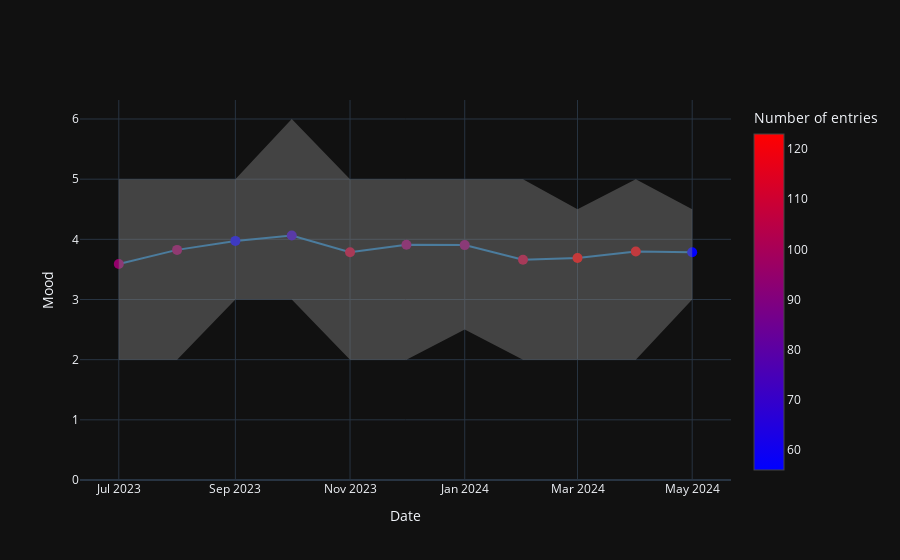

Notebook code for this chart:
### Code cell
df.mood_plot('month')

### Figure 1 — Plotly figure (JSON) as saved in the notebook; plotly's stock layout.template omitted (floating-point values rounded to 4 significant figures)
{"data": [{"line": {"color": "rgb(31, 119, 180)"}, "marker": {"color": [95, 97, 58, 71, 109, 95, 94, 108, 123, 121, 56], "colorbar": {"title": {"text": "Number of entries"}}, "colorscale": [[0, "rgb(0,0,255)"], [1, "rgb(255,0,0)"]], "showscale": true, "size": 10}, "mode": "lines+markers", "name": "avg", "type": "scatter", "x": ["2023-07-01", "2023-08-01", "2023-09-01", "2023-10-01", "2023-11-01", "2023-12-01", "2024-01-01", "2024-02-01", "2024-03-01", "2024-04-01", "2024-05-01"], "y": [3.589, 3.825, 3.974, 4.063, 3.784, 3.911, 3.904, 3.662, 3.691, 3.798, 3.786]}, {"line": {"width": 0}, "marker": {"color": "#444"}, "mode": "lines", "name": "max", "showlegend": false, "type": "scatter", "x": ["2023-07-01", "2023-08-01", "2023-09-01", "2023-10-01", "2023-11-01", "2023-12-01", "2024-01-01", "2024-02-01", "2024-03-01", "2024-04-01", "2024-05-01"], "y": [5, 5, 5, 6, 5, 5, 5, 5, 4.5, 5, 4.5]}, {"fill": "tonexty", "fillcolor": "rgba(130, 130, 130, 0.45)", "line": {"width": 0}, "marker": {"color": "#444"}, "mode": "lines", "name": "min", "showlegend": false, "type": "scatter", "x": ["2023-07-01", "2023-08-01", "2023-09-01", "2023-10-01", "2023-11-01", "2023-12-01", "2024-01-01", "2024-02-01", "2024-03-01", "2024-04-01", "2024-05-01"], "y": [2, 2, 3, 3, 2, 2, 2.5, 2, 2, 2, 3]}], "layout": {"hovermode": "x", "showlegend": false, "xaxis": {"title": {"text": "Date"}}, "yaxis": {"rangemode": "tozero", "title": {"text": "Mood"}}}}
